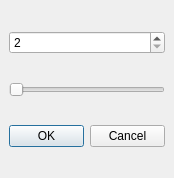
<?xml version="1.0" encoding="UTF-8"?>
<ui version="4.0">
 <class>SamplingWidget</class>
 <widget class="QDockWidget" name="SamplingWidget">
  <property name="geometry">
   <rect>
    <x>0</x>
    <y>0</y>
    <width>174</width>
    <height>178</height>
   </rect>
  </property>
  <property name="minimumSize">
   <size>
    <width>174</width>
    <height>178</height>
   </size>
  </property>
  <property name="maximumSize">
   <size>
    <width>174</width>
    <height>178</height>
   </size>
  </property>
  <property name="allowedAreas">
   <set>Qt::NoDockWidgetArea</set>
  </property>
  <property name="windowTitle">
   <string>DockWidget</string>
  </property>
  <widget class="QWidget" name="dockWidgetContents">
   <layout class="QVBoxLayout" name="verticalLayout">
    <item>
     <widget class="QSpinBox" name="spinBox">
      <property name="minimum">
       <number>2</number>
      </property>
      <property name="maximum">
       <number>100</number>
      </property>
     </widget>
    </item>
    <item>
     <widget class="QSlider" name="horizontalSlider">
      <property name="minimum">
       <number>2</number>
      </property>
      <property name="maximum">
       <number>100</number>
      </property>
      <property name="orientation">
       <enum>Qt::Horizontal</enum>
      </property>
     </widget>
    </item>
    <item>
     <widget class="QDialogButtonBox" name="buttonBox">
      <property name="standardButtons">
       <set>QDialogButtonBox::Cancel|QDialogButtonBox::Ok</set>
      </property>
     </widget>
    </item>
   </layout>
  </widget>
 </widget>
 <resources/>
 <connections/>
</ui>
